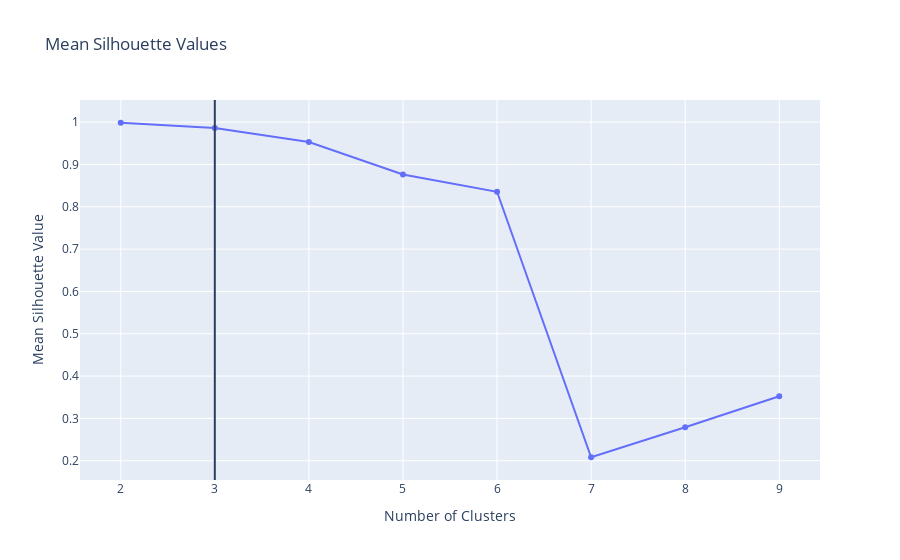

The notebook cell this image was saved under:
### Code cell
fig  = go.Figure()
fig.add_trace(go.Scatter(x = k_clusters, y = silhouette_score_values))

fig.update_layout(title = 'Mean Silhouette Values', xaxis_title = 'Number of Clusters', yaxis_title = 'Mean Silhouette Value')
fig.add_vline(x = 3)

fig.show()

### Figure 1 — Plotly figure (JSON) as saved in the notebook; plotly's stock layout.template omitted (floating-point values rounded to 4 significant figures)
{"data": [{"type": "scatter", "x": [2, 3, 4, 5, 6, 7, 8, 9], "y": [0.9986, 0.9863, 0.9532, 0.8762, 0.8355, 0.2082, 0.2791, 0.3522]}], "layout": {"autosize": true, "shapes": [{"type": "line", "x0": 3, "x1": 3, "xref": "x", "y0": 0, "y1": 1, "yref": "y domain"}], "title": {"text": "Mean Silhouette Values"}, "xaxis": {"autorange": true, "range": [1.587, 9.413], "title": {"text": "Number of Clusters"}, "type": "linear"}, "yaxis": {"autorange": true, "range": [0.1503, 1.056], "title": {"text": "Mean Silhouette Value"}, "type": "linear"}}}
